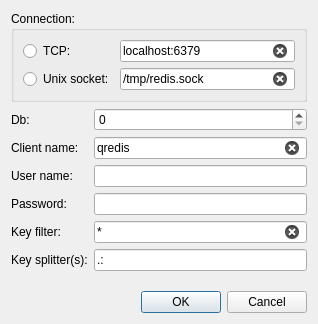
<?xml version="1.0" encoding="UTF-8"?>
<ui version="4.0">
 <class>Dialog</class>
 <widget class="QDialog" name="Dialog">
  <property name="geometry">
   <rect>
    <x>0</x>
    <y>0</y>
    <width>318</width>
    <height>324</height>
   </rect>
  </property>
  <property name="windowTitle">
   <string>Open Redis Connection</string>
  </property>
  <layout class="QGridLayout" name="gridLayout" columnstretch="0,0">
   <item row="1" column="0" colspan="2">
    <widget class="QGroupBox" name="groupBox">
     <property name="title">
      <string>Connection:</string>
     </property>
     <layout class="QGridLayout" name="gridLayout_2" columnstretch="0,1">
      <item row="0" column="0">
       <widget class="QRadioButton" name="tcp_option">
        <property name="text">
         <string>TCP:</string>
        </property>
       </widget>
      </item>
      <item row="0" column="1">
       <widget class="QLineEdit" name="tcp">
        <property name="text">
         <string>localhost:6379</string>
        </property>
        <property name="clearButtonEnabled">
         <bool>true</bool>
        </property>
       </widget>
      </item>
      <item row="1" column="0">
       <widget class="QRadioButton" name="socket_option">
        <property name="text">
         <string>Unix socket:</string>
        </property>
       </widget>
      </item>
      <item row="1" column="1">
       <widget class="QLineEdit" name="socket">
        <property name="text">
         <string>/tmp/redis.sock</string>
        </property>
        <property name="clearButtonEnabled">
         <bool>true</bool>
        </property>
       </widget>
      </item>
     </layout>
    </widget>
   </item>
   <item row="9" column="0">
    <spacer name="verticalSpacer">
     <property name="orientation">
      <enum>Qt::Vertical</enum>
     </property>
     <property name="sizeHint" stdset="0">
      <size>
       <width>20</width>
       <height>40</height>
      </size>
     </property>
    </spacer>
   </item>
   <item row="5" column="1">
    <widget class="QLineEdit" name="user">
     <property name="toolTip">
      <string>Valid only if connecting to a redis &gt;= 6 server</string>
     </property>
     <property name="clearButtonEnabled">
      <bool>true</bool>
     </property>
    </widget>
   </item>
   <item row="4" column="0">
    <widget class="QLabel" name="name_label">
     <property name="text">
      <string>Client name:</string>
     </property>
    </widget>
   </item>
   <item row="4" column="1">
    <widget class="QLineEdit" name="name">
     <property name="text">
      <string>qredis</string>
     </property>
     <property name="clearButtonEnabled">
      <bool>true</bool>
     </property>
    </widget>
   </item>
   <item row="7" column="1">
    <widget class="QLineEdit" name="filter">
     <property name="text">
      <string>*</string>
     </property>
     <property name="clearButtonEnabled">
      <bool>true</bool>
     </property>
    </widget>
   </item>
   <item row="7" column="0">
    <widget class="QLabel" name="filter_label">
     <property name="text">
      <string>Key filter:</string>
     </property>
    </widget>
   </item>
   <item row="3" column="1">
    <widget class="QSpinBox" name="db"/>
   </item>
   <item row="10" column="0" colspan="2">
    <widget class="QDialogButtonBox" name="buttonBox">
     <property name="orientation">
      <enum>Qt::Horizontal</enum>
     </property>
     <property name="standardButtons">
      <set>QDialogButtonBox::Cancel|QDialogButtonBox::Ok</set>
     </property>
    </widget>
   </item>
   <item row="6" column="0">
    <widget class="QLabel" name="password_label">
     <property name="text">
      <string>Password:</string>
     </property>
    </widget>
   </item>
   <item row="6" column="1">
    <widget class="QLineEdit" name="password">
     <property name="echoMode">
      <enum>QLineEdit::Password</enum>
     </property>
     <property name="clearButtonEnabled">
      <bool>true</bool>
     </property>
    </widget>
   </item>
   <item row="5" column="0">
    <widget class="QLabel" name="user_label">
     <property name="toolTip">
      <string>Valid only if connecting to a redis &gt;= 6 server</string>
     </property>
     <property name="text">
      <string>User name:</string>
     </property>
    </widget>
   </item>
   <item row="3" column="0">
    <widget class="QLabel" name="db_label">
     <property name="text">
      <string>Db:</string>
     </property>
    </widget>
   </item>
   <item row="8" column="0">
    <widget class="QLabel" name="splitter_label">
     <property name="text">
      <string>Key splitter(s):</string>
     </property>
    </widget>
   </item>
   <item row="8" column="1">
    <widget class="QLineEdit" name="splitter">
     <property name="text">
      <string>.:</string>
     </property>
    </widget>
   </item>
  </layout>
 </widget>
 <tabstops>
  <tabstop>tcp_option</tabstop>
  <tabstop>tcp</tabstop>
  <tabstop>socket_option</tabstop>
  <tabstop>socket</tabstop>
  <tabstop>db</tabstop>
  <tabstop>name</tabstop>
  <tabstop>user</tabstop>
  <tabstop>password</tabstop>
  <tabstop>filter</tabstop>
  <tabstop>splitter</tabstop>
 </tabstops>
 <resources/>
 <connections>
  <connection>
   <sender>buttonBox</sender>
   <signal>accepted()</signal>
   <receiver>Dialog</receiver>
   <slot>accept()</slot>
   <hints>
    <hint type="sourcelabel">
     <x>227</x>
     <y>200</y>
    </hint>
    <hint type="destinationlabel">
     <x>157</x>
     <y>209</y>
    </hint>
   </hints>
  </connection>
  <connection>
   <sender>buttonBox</sender>
   <signal>rejected()</signal>
   <receiver>Dialog</receiver>
   <slot>reject()</slot>
   <hints>
    <hint type="sourcelabel">
     <x>295</x>
     <y>200</y>
    </hint>
    <hint type="destinationlabel">
     <x>286</x>
     <y>209</y>
    </hint>
   </hints>
  </connection>
  <connection>
   <sender>tcp_option</sender>
   <signal>toggled(bool)</signal>
   <receiver>tcp</receiver>
   <slot>setEnabled(bool)</slot>
   <hints>
    <hint type="sourcelabel">
     <x>54</x>
     <y>47</y>
    </hint>
    <hint type="destinationlabel">
     <x>154</x>
     <y>49</y>
    </hint>
   </hints>
  </connection>
  <connection>
   <sender>tcp_option</sender>
   <signal>toggled(bool)</signal>
   <receiver>socket</receiver>
   <slot>setDisabled(bool)</slot>
   <hints>
    <hint type="sourcelabel">
     <x>38</x>
     <y>45</y>
    </hint>
    <hint type="destinationlabel">
     <x>171</x>
     <y>82</y>
    </hint>
   </hints>
  </connection>
 </connections>
</ui>
